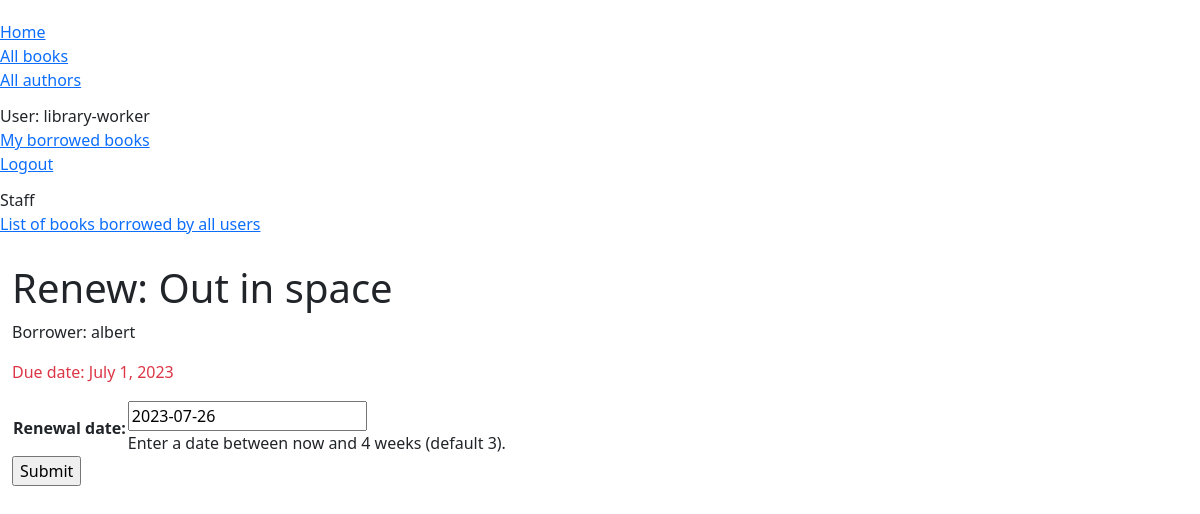
The page /catalog/book/b0d121b2-0d14-4b89-8647-89362955053a/renew/ (signed in) on the database its author committed.
### catalog/models.py (models this page shows, shortened)
class BookInstance(models.Model):
    id = models.UUIDField(primary_key=True, default=uuid.uuid4,
        help_text='Unique ID for this particular book across whole libray')
    book = models.ForeignKey('Book', on_delete=models.RESTRICT, null=True)
    imprint = models.ForeignKey('Imprint', on_delete=models.SET_NULL, null=True,
        help_text='Enter the imprint for this book.')
    due_back = models.DateField(null=True, blank=True)
    LOAN_STATUS = (
        ('m', 'Maintenance'),
        ('o', 'On loan'),
        ('a', 'Available'),
        ('r', 'Reserved'),
    )
    status = models.CharField(
        max_length = 1,
        choices = LOAN_STATUS,
        blank = True,
        default = 'm',
        help_text= 'Book availability',
    )
    borrower = models.ForeignKey(User, on_delete=models.SET_NULL,
        null=True, blank=True)
    @property
    def is_overdue(self):
        return bool(self.due_back and date.today() > self.due_back)
    class Meta:
        ordering = ['due_back']
        permissions = (
                        ("can_mark_returned", "Set book as returned"),
                        ("can_modify_book_data", "Add or modify book records and information about them"),
                    )

class Book(models.Model):
    title = models.CharField(max_length=200)
    author = models.ForeignKey('Author', on_delete=models.SET_NULL, null=True)
    summary = models.TextField(max_length=1000,
        help_text='Enter a brief description of the book')
    isbn = models.CharField('ISBN', max_length=13, unique=True, default=getRandomISBN,
        help_text='13 Character <a href="https://www.isbn-international.org/content/what-isbn">ISBN number</a>')
    genre = models.ManyToManyField(Genre, help_text='Select genre for this book.')
    language = models.ForeignKey('Language', on_delete=models.SET_NULL, null=True, help_text='Enter the Language for the book.')
    def display_genre(self):
        """Create string for the Genre data. To display it in admin page."""
        return ', '.join(genre.name for genre in self.genre.all()[:3])
    display_genre.short_description = 'Genre'

### catalog/views.py (the view)
# urls.py: path('book/<uuid:pk>/renew/', views.renew_book_librarian, name='renew-book-librarian'),
@login_required
@permission_required('catalog.can_mark_returned', raise_exception=True)
def renew_book_librarian(request, pk):
    book_instance = get_object_or_404(BookInstance, pk=pk)
    if request.method == 'POST':
        form = RenewBookForm(request.POST)
        if form.is_valid():
            book_instance.due_back = form.cleaned_data['renewal_date']
            book_instance.save()
            return HttpResponseRedirect(reverse('all-borrowed'))
    else:
        proposed_renewal_date = datetime.date.today() + datetime.timedelta(weeks=3)
        form = RenewBookForm(initial={'renewal_date': proposed_renewal_date})
    context = {
        'form': form,
        'book_instance': book_instance
    }
    return render(request, 'catalog/book_renew_librarian.html', context)

### catalog/forms.py (shortened to what this page needs)
class RenewBookForm(forms.Form):
    renewal_date = forms.DateField(
        help_text="Enter a date between now and 4 weeks (default 3).")

### catalog/templates/catalog/book_renew_librarian.html (shortened to what this page needs)
{% extends "base_generic.html" %}
{% block content %}
    <h1>Renew: {{ book_instance.book.title }}</h1>
    <p>
        Borrower:
        {{ book_instance.borrower }}
    </p>
    <p
    {% if book_instance.is_overdue %}
        class="text-danger"
    {% endif %}
    >
    Due date: {{ book_instance.due_back }}
    </p>
    <form action="" method="post">
        <table>
            {{ form.as_table }}
        </table>
        <input type="submit" value="Submit" />
    </form>
{% endblock %}

### catalog/templates/base_generic.html (shortened to what this page needs)
<!DOCTYPE html>
<html lang="en">
    <head>
        <link
        href="https://cdn.jsdelivr.net/npm/bootstrap@5.1.3/dist/css/bootstrap.min.css"
        rel="stylesheet"
        />
        {% load static %}
        <link rel="stylesheet" href="{% static 'css/style.css' %}">
    </head>
    <body>
        <div class="container-fluid">
            <div class="row"
                <div class="col-sm-2">
                    {% block sidebar %}
                        <ul class="sidebar-nav">
                            <div class="sidebar-section">
                                <li>
                                    <a href="{% url 'index' %}">Home</a>
                                </li>
                                <li>
                                    <a href="{% url 'books' %}">All books</a>
                                </li>
                                <li>
                                    <a href="{% url 'authors' %}">All authors</a>
                                </li>
                            </div>
                            {% if user.is_authenticated %}
                                <div class="sidebar-section">
                                    <li>
                                        User:
                                        {{ user.get_username }}
                                    </li>
                                    <li>
                                        <a href="{% url 'my-borrowed' %}">My borrowed books</a>
                                    </li>
                                    <li>
                                        <a href="{% url 'logout' %}?next={{ request.path }}">
                                            Logout
                                        </a>
                                    </li>
                                </div>
                                {% if perms.catalog.can_mark_returned %}
                                    <div class="sidebar-section">
                                        <li>
                                            Staff
                                        </li>
                                        <li>
                                            <a href="{% url 'all-borrowed' %}">
                                                List of books borrowed by all users
                                            </a>
                                        </li>
                                    </div>
                                {% endif %}
                            {% endif %}
                        </ul>
                    {% endblock %}
                </div>
                <div class="col-sm-10">
                    {% block content %}
                    {% endblock %}
                </div>
            </div>
    </body>
</html>

### catalog/static/css/style.css (style rules this page uses)
.sidebar-nav { margin-top: 20px; padding: 0; list-style: none; }
.sidebar-section { margin-bottom: 1%; }

### rows shown on the page
BookInstance: book "Out in space", borrower "albert", due_back "July 1, 2023"

### other values the page prints
{{ user.get_username }} "library-worker"
